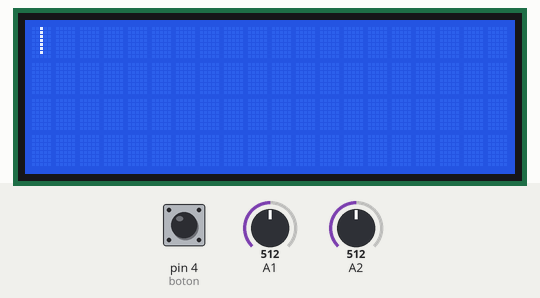
Recording of a sketch running on a simulated Arduino Uno, built with avr-gcc and run on an emulated ATmega328P. Shown: 20×4 character LCD. The inputs (shaded band) are chosen by the test bench; at power-on: A1 = 512, pin 4 (boton) HIGH, A2 = 512.

Above: at 1.2 s.
1.3 s: A1 set to 390
2.9 s: pin 4 (boton) pulled LOW for 1 s
At 3.22 s:
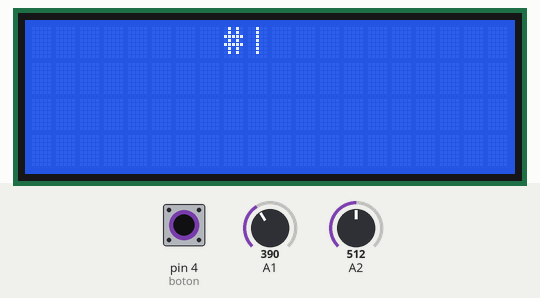
At 5.3 s:
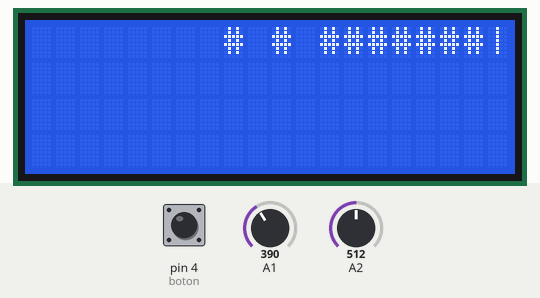
5.4 s: A2 set to 417
6.9 s: A2 set to 389
At 8.2 s:
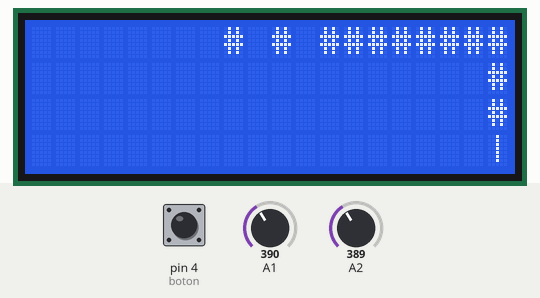
8.9 s: A1 set to 593
10.4 s: A1 set to 611
At 14.9 s:
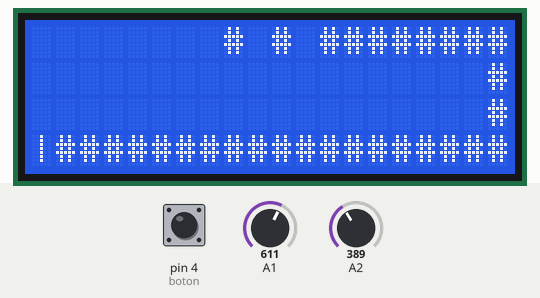
Timing chart, 0 to 15.2 s (numbered marks = the images above; inputs shaded):
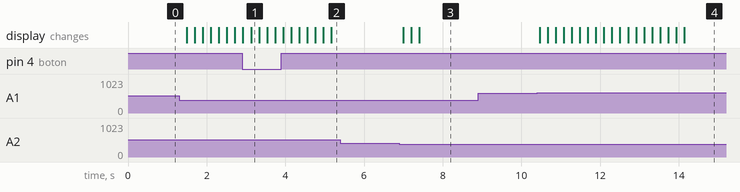

Measured:
- the behaviour switches between 400 and 399 on A2 (found by bisection; images 2 and 3)
- the behaviour switches between 600 and 601 on A1 (found by bisection; images 3 and 4)
- after the input at 2.9 s, the display: first differs from a run without the input after 0.23 s (image 1)
- after the input at 5.4 s, every drawn part: stays the same
- after the input at 6.9 s, the display: first changes after 0.10 s (image 3 shows a later state)
- after the input at 8.9 s, every drawn part: stays the same
- after the input at 10.4 s, the display: first changes after 0.07 s (image 4 shows a later state)

The sketch:

joystick_lcd.ino
```cpp
#include <Wire.h>
#include <LiquidCrystal_I2C.h>

LiquidCrystal_I2C lcd(0x27, 20, 4);
int boton = 4;// Controla el salto por movimiento
int Eje_X = A1 ;
int Eje_Y = A2 ;
int posicion = 0;
int altura = 0;
int botonValor = 1;
boolean pintar = false;
int pantalla[4][20];

void setup()
{

  pinMode( boton, INPUT_PULLUP) ;

  lcd.init();
  lcd.backlight();
}

void loop()
{

  int p = analogRead(A1);
  int y = analogRead(A2);

  lcd.setCursor(posicion, altura);

  if (!pintar)
    lcd.print(" ");
  else
    lcd.print("#");
  posicion = movimientoX(p, posicion);
  altura = movimientoY(y, altura);

  if (digitalRead(boton) == 0) {
    if (pintar)
      pintar = false;
    else
      pintar = true;
  }

  if (posicion >= 20)
    posicion = 19 ;
  else if (posicion < 0)
    posicion = 0;
  if (altura < 0)
    altura = 0;
  else if (altura > 3)
    altura = 3;

  if (pintar) {
    pantalla[altura][posicion] = 1;
  }

  lcd.setCursor(posicion, altura);
  lcd.print("|");
  // Aumentamos el angulo           // Y este es el que mueve el servo
  delay (200);                       // Este delay regula la velocidad del movimiento


}

int movimientoX(int p, int posicion) {
  if ( p < 400 ) {
    //lcd.clear();
    posicion++;// Si la lectura es menor de 400

  }
  else if (p > 600) {
    //lcd.clear();
    posicion --;// Si mayor de 600
  }
  return posicion;
}

int movimientoY(int y, int altura) {
  if (y < 400 ) {
    //lcd.clear();
    altura ++;
  } else if ( y > 600) {
    //lcd.clear();
    altura --;
  }
  return altura;
}
```
